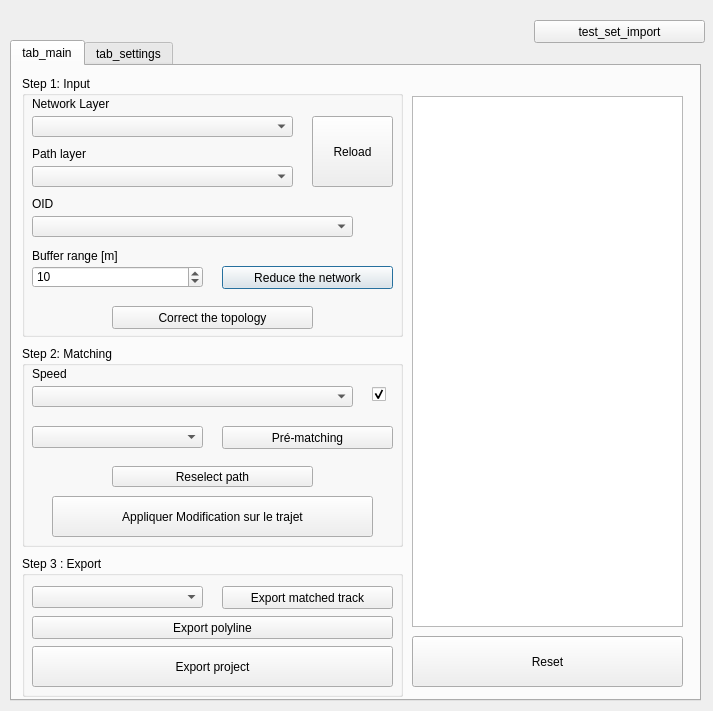
<?xml version="1.0" encoding="UTF-8"?>
<ui version="4.0">
 <class>firstDialogBase</class>
 <widget class="QDialog" name="firstDialogBase">
  <property name="geometry">
   <rect>
    <x>0</x>
    <y>0</y>
    <width>713</width>
    <height>711</height>
   </rect>
  </property>
  <property name="windowTitle">
   <string>first</string>
  </property>
  <widget class="QTabWidget" name="tabWidget">
   <property name="geometry">
    <rect>
     <x>10</x>
     <y>40</y>
     <width>691</width>
     <height>661</height>
    </rect>
   </property>
   <property name="currentIndex">
    <number>0</number>
   </property>
   <widget class="QWidget" name="tab_main">
    <attribute name="title">
     <string>tab_main</string>
    </attribute>
    <widget class="QTextBrowser" name="textBrowser_help">
     <property name="geometry">
      <rect>
       <x>400</x>
       <y>30</y>
       <width>271</width>
       <height>531</height>
      </rect>
     </property>
     <property name="sizePolicy">
      <sizepolicy hsizetype="Maximum" vsizetype="Expanding">
       <horstretch>0</horstretch>
       <verstretch>0</verstretch>
      </sizepolicy>
     </property>
     <property name="readOnly">
      <bool>true</bool>
     </property>
     <property name="openExternalLinks">
      <bool>true</bool>
     </property>
    </widget>
    <widget class="QGroupBox" name="group_input">
     <property name="geometry">
      <rect>
       <x>10</x>
       <y>10</y>
       <width>381</width>
       <height>261</height>
      </rect>
     </property>
     <property name="title">
      <string>Step 1: Input</string>
     </property>
     <widget class="QLabel" name="label_network">
      <property name="geometry">
       <rect>
        <x>10</x>
        <y>20</y>
        <width>251</width>
        <height>16</height>
       </rect>
      </property>
      <property name="text">
       <string>Network Layer</string>
      </property>
     </widget>
     <widget class="QPushButton" name="btn_reduce_network">
      <property name="enabled">
       <bool>true</bool>
      </property>
      <property name="geometry">
       <rect>
        <x>200</x>
        <y>190</y>
        <width>171</width>
        <height>23</height>
       </rect>
      </property>
      <property name="text">
       <string>Reduce the network</string>
      </property>
     </widget>
     <widget class="QLabel" name="label_buffer_range">
      <property name="geometry">
       <rect>
        <x>10</x>
        <y>170</y>
        <width>211</width>
        <height>20</height>
       </rect>
      </property>
      <property name="text">
       <string>Buffer range [m]</string>
      </property>
     </widget>
     <widget class="QSpinBox" name="spin_buffer_range">
      <property name="geometry">
       <rect>
        <x>10</x>
        <y>190</y>
        <width>171</width>
        <height>22</height>
       </rect>
      </property>
      <property name="maximum">
       <number>200000</number>
      </property>
      <property name="value">
       <number>10</number>
      </property>
     </widget>
     <widget class="QComboBox" name="combo_oid">
      <property name="geometry">
       <rect>
        <x>10</x>
        <y>140</y>
        <width>321</width>
        <height>21</height>
       </rect>
      </property>
      <property name="sizePolicy">
       <sizepolicy hsizetype="Expanding" vsizetype="Fixed">
        <horstretch>0</horstretch>
        <verstretch>0</verstretch>
       </sizepolicy>
      </property>
     </widget>
     <widget class="QPushButton" name="btn_reload_layers">
      <property name="geometry">
       <rect>
        <x>290</x>
        <y>40</y>
        <width>81</width>
        <height>71</height>
       </rect>
      </property>
      <property name="layoutDirection">
       <enum>Qt::LeftToRight</enum>
      </property>
      <property name="text">
       <string>Reload</string>
      </property>
      <property name="autoDefault">
       <bool>true</bool>
      </property>
      <property name="default">
       <bool>false</bool>
      </property>
      <property name="flat">
       <bool>false</bool>
      </property>
     </widget>
     <widget class="QComboBox" name="combo_path">
      <property name="geometry">
       <rect>
        <x>10</x>
        <y>90</y>
        <width>261</width>
        <height>21</height>
       </rect>
      </property>
      <property name="sizePolicy">
       <sizepolicy hsizetype="Expanding" vsizetype="Fixed">
        <horstretch>0</horstretch>
        <verstretch>0</verstretch>
       </sizepolicy>
      </property>
     </widget>
     <widget class="QComboBox" name="combo_network">
      <property name="geometry">
       <rect>
        <x>10</x>
        <y>40</y>
        <width>261</width>
        <height>21</height>
       </rect>
      </property>
      <property name="sizePolicy">
       <sizepolicy hsizetype="Expanding" vsizetype="Fixed">
        <horstretch>0</horstretch>
        <verstretch>0</verstretch>
       </sizepolicy>
      </property>
     </widget>
     <widget class="QLabel" name="label_path">
      <property name="geometry">
       <rect>
        <x>10</x>
        <y>70</y>
        <width>251</width>
        <height>16</height>
       </rect>
      </property>
      <property name="text">
       <string>Path layer</string>
      </property>
     </widget>
     <widget class="QLabel" name="label_oid">
      <property name="geometry">
       <rect>
        <x>10</x>
        <y>120</y>
        <width>331</width>
        <height>16</height>
       </rect>
      </property>
      <property name="text">
       <string>OID</string>
      </property>
     </widget>
     <widget class="QPushButton" name="btn_correct_topology">
      <property name="enabled">
       <bool>true</bool>
      </property>
      <property name="geometry">
       <rect>
        <x>90</x>
        <y>230</y>
        <width>201</width>
        <height>23</height>
       </rect>
      </property>
      <property name="text">
       <string>Correct the topology</string>
      </property>
     </widget>
    </widget>
    <widget class="QGroupBox" name="group_matching">
     <property name="geometry">
      <rect>
       <x>10</x>
       <y>280</y>
       <width>381</width>
       <height>201</height>
      </rect>
     </property>
     <property name="title">
      <string>Step 2: Matching</string>
     </property>
     <widget class="QPushButton" name="btn_apply_path_change">
      <property name="geometry">
       <rect>
        <x>30</x>
        <y>150</y>
        <width>321</width>
        <height>41</height>
       </rect>
      </property>
      <property name="text">
       <string>Appliquer Modification sur le trajet</string>
      </property>
     </widget>
     <widget class="QPushButton" name="btn_reselect_path">
      <property name="geometry">
       <rect>
        <x>90</x>
        <y>120</y>
        <width>201</width>
        <height>21</height>
       </rect>
      </property>
      <property name="text">
       <string>Reselect path</string>
      </property>
     </widget>
     <widget class="QComboBox" name="combo_algo_matching">
      <property name="enabled">
       <bool>true</bool>
      </property>
      <property name="geometry">
       <rect>
        <x>10</x>
        <y>80</y>
        <width>171</width>
        <height>22</height>
       </rect>
      </property>
     </widget>
     <widget class="QPushButton" name="btn_map_matching">
      <property name="geometry">
       <rect>
        <x>200</x>
        <y>80</y>
        <width>171</width>
        <height>23</height>
       </rect>
      </property>
      <property name="text">
       <string>Pré-matching</string>
      </property>
     </widget>
     <widget class="QCheckBox" name="check_speed">
      <property name="geometry">
       <rect>
        <x>350</x>
        <y>40</y>
        <width>70</width>
        <height>17</height>
       </rect>
      </property>
      <property name="text">
       <string/>
      </property>
      <property name="checked">
       <bool>true</bool>
      </property>
     </widget>
     <widget class="QComboBox" name="combo_speed">
      <property name="geometry">
       <rect>
        <x>10</x>
        <y>40</y>
        <width>321</width>
        <height>21</height>
       </rect>
      </property>
      <property name="sizePolicy">
       <sizepolicy hsizetype="Expanding" vsizetype="Fixed">
        <horstretch>0</horstretch>
        <verstretch>0</verstretch>
       </sizepolicy>
      </property>
     </widget>
     <widget class="QLabel" name="label_speed">
      <property name="geometry">
       <rect>
        <x>10</x>
        <y>20</y>
        <width>331</width>
        <height>16</height>
       </rect>
      </property>
      <property name="text">
       <string>Speed</string>
      </property>
     </widget>
    </widget>
    <widget class="QGroupBox" name="group_export">
     <property name="enabled">
      <bool>true</bool>
     </property>
     <property name="geometry">
      <rect>
       <x>10</x>
       <y>490</y>
       <width>381</width>
       <height>141</height>
      </rect>
     </property>
     <property name="title">
      <string>Step 3 : Export</string>
     </property>
     <widget class="QPushButton" name="btn_export_polyline">
      <property name="geometry">
       <rect>
        <x>10</x>
        <y>60</y>
        <width>361</width>
        <height>23</height>
       </rect>
      </property>
      <property name="text">
       <string>Export polyline</string>
      </property>
     </widget>
     <widget class="QPushButton" name="btn_export_matched_track">
      <property name="geometry">
       <rect>
        <x>200</x>
        <y>30</y>
        <width>171</width>
        <height>23</height>
       </rect>
      </property>
      <property name="text">
       <string>Export matched track</string>
      </property>
     </widget>
     <widget class="QPushButton" name="btn_export_project">
      <property name="geometry">
       <rect>
        <x>10</x>
        <y>90</y>
        <width>361</width>
        <height>41</height>
       </rect>
      </property>
      <property name="text">
       <string>Export project</string>
      </property>
     </widget>
     <widget class="QComboBox" name="combo_matched_track">
      <property name="geometry">
       <rect>
        <x>10</x>
        <y>30</y>
        <width>171</width>
        <height>22</height>
       </rect>
      </property>
     </widget>
    </widget>
    <widget class="QPushButton" name="btn_reset">
     <property name="geometry">
      <rect>
       <x>400</x>
       <y>570</y>
       <width>271</width>
       <height>51</height>
      </rect>
     </property>
     <property name="text">
      <string>Reset</string>
     </property>
    </widget>
   </widget>
   <widget class="QWidget" name="tab_settings">
    <attribute name="title">
     <string>tab_settings</string>
    </attribute>
    <widget class="QGroupBox" name="group_matching_settings">
     <property name="geometry">
      <rect>
       <x>10</x>
       <y>250</y>
       <width>371</width>
       <height>141</height>
      </rect>
     </property>
     <property name="title">
      <string>Matching tolerance</string>
     </property>
     <widget class="QDoubleSpinBox" name="spin_searching_radius">
      <property name="geometry">
       <rect>
        <x>10</x>
        <y>40</y>
        <width>341</width>
        <height>22</height>
       </rect>
      </property>
      <property name="maximum">
       <double>9999.989999999999782</double>
      </property>
      <property name="value">
       <double>45.000000000000000</double>
      </property>
     </widget>
     <widget class="QLabel" name="label_sigma">
      <property name="geometry">
       <rect>
        <x>10</x>
        <y>80</y>
        <width>281</width>
        <height>16</height>
       </rect>
      </property>
      <property name="text">
       <string>Sigma</string>
      </property>
     </widget>
     <widget class="QDoubleSpinBox" name="spin_sigma">
      <property name="geometry">
       <rect>
        <x>10</x>
        <y>100</y>
        <width>341</width>
        <height>22</height>
       </rect>
      </property>
      <property name="minimum">
       <double>0.010000000000000</double>
      </property>
      <property name="maximum">
       <double>9999.989999999999782</double>
      </property>
      <property name="value">
       <double>5.000000000000000</double>
      </property>
     </widget>
     <widget class="QLabel" name="label_searching_radius">
      <property name="geometry">
       <rect>
        <x>10</x>
        <y>20</y>
        <width>281</width>
        <height>16</height>
       </rect>
      </property>
      <property name="text">
       <string>searching radius</string>
      </property>
     </widget>
    </widget>
    <widget class="QLabel" name="label_speed_limit">
     <property name="geometry">
      <rect>
       <x>20</x>
       <y>10</y>
       <width>281</width>
       <height>16</height>
      </rect>
     </property>
     <property name="text">
      <string>Speed stop limit</string>
     </property>
    </widget>
    <widget class="QGroupBox" name="group_topology_settings">
     <property name="geometry">
      <rect>
       <x>10</x>
       <y>80</y>
       <width>371</width>
       <height>141</height>
      </rect>
     </property>
     <property name="title">
      <string>Topological tolerance</string>
     </property>
     <widget class="QDoubleSpinBox" name="spin_close_call">
      <property name="geometry">
       <rect>
        <x>10</x>
        <y>40</y>
        <width>341</width>
        <height>22</height>
       </rect>
      </property>
      <property name="value">
       <double>0.300000000000000</double>
      </property>
     </widget>
     <widget class="QLabel" name="label_intersection">
      <property name="geometry">
       <rect>
        <x>10</x>
        <y>80</y>
        <width>281</width>
        <height>16</height>
       </rect>
      </property>
      <property name="text">
       <string>Intersection and Dangle Nodes</string>
      </property>
     </widget>
     <widget class="QDoubleSpinBox" name="spin_intersection">
      <property name="geometry">
       <rect>
        <x>10</x>
        <y>100</y>
        <width>341</width>
        <height>22</height>
       </rect>
      </property>
      <property name="value">
       <double>0.010000000000000</double>
      </property>
     </widget>
     <widget class="QLabel" name="label_close_call">
      <property name="geometry">
       <rect>
        <x>10</x>
        <y>20</y>
        <width>281</width>
        <height>16</height>
       </rect>
      </property>
      <property name="text">
       <string>Close call</string>
      </property>
     </widget>
    </widget>
    <widget class="QDoubleSpinBox" name="spin_stop_speed">
     <property name="geometry">
      <rect>
       <x>20</x>
       <y>30</y>
       <width>341</width>
       <height>22</height>
      </rect>
     </property>
     <property name="maximum">
      <double>9999.000000000000000</double>
     </property>
     <property name="value">
      <double>0.100000000000000</double>
     </property>
    </widget>
    <widget class="QTextBrowser" name="textBrowser_settings">
     <property name="geometry">
      <rect>
       <x>400</x>
       <y>10</y>
       <width>271</width>
       <height>621</height>
      </rect>
     </property>
     <property name="sizePolicy">
      <sizepolicy hsizetype="Maximum" vsizetype="Expanding">
       <horstretch>0</horstretch>
       <verstretch>0</verstretch>
      </sizepolicy>
     </property>
     <property name="readOnly">
      <bool>true</bool>
     </property>
     <property name="openExternalLinks">
      <bool>true</bool>
     </property>
    </widget>
    <widget class="QGroupBox" name="group_export_settings">
     <property name="geometry">
      <rect>
       <x>10</x>
       <y>420</y>
       <width>371</width>
       <height>151</height>
      </rect>
     </property>
     <property name="title">
      <string>Export config</string>
     </property>
     <widget class="QComboBox" name="combo_format">
      <property name="geometry">
       <rect>
        <x>10</x>
        <y>40</y>
        <width>151</width>
        <height>22</height>
       </rect>
      </property>
     </widget>
     <widget class="QLabel" name="label_format">
      <property name="geometry">
       <rect>
        <x>10</x>
        <y>20</y>
        <width>271</width>
        <height>16</height>
       </rect>
      </property>
      <property name="text">
       <string>Format</string>
      </property>
     </widget>
     <widget class="QCheckBox" name="check_initial_path">
      <property name="geometry">
       <rect>
        <x>10</x>
        <y>80</y>
        <width>131</width>
        <height>17</height>
       </rect>
      </property>
      <property name="text">
       <string>initial path layer</string>
      </property>
      <property name="checked">
       <bool>true</bool>
      </property>
     </widget>
     <widget class="QCheckBox" name="check_polyline">
      <property name="geometry">
       <rect>
        <x>10</x>
        <y>110</y>
        <width>131</width>
        <height>17</height>
       </rect>
      </property>
      <property name="text">
       <string>Polyline</string>
      </property>
      <property name="checked">
       <bool>true</bool>
      </property>
     </widget>
     <widget class="QCheckBox" name="check_corrected_network">
      <property name="geometry">
       <rect>
        <x>200</x>
        <y>80</y>
        <width>151</width>
        <height>17</height>
       </rect>
      </property>
      <property name="text">
       <string>Corrected network layer</string>
      </property>
      <property name="checked">
       <bool>true</bool>
      </property>
     </widget>
     <widget class="QCheckBox" name="check_matched_path">
      <property name="geometry">
       <rect>
        <x>200</x>
        <y>110</y>
        <width>121</width>
        <height>17</height>
       </rect>
      </property>
      <property name="text">
       <string>Matched path layer</string>
      </property>
      <property name="checked">
       <bool>true</bool>
      </property>
     </widget>
    </widget>
   </widget>
  </widget>
  <widget class="QPushButton" name="btn_import_test_set">
   <property name="geometry">
    <rect>
     <x>534</x>
     <y>20</y>
     <width>171</width>
     <height>23</height>
    </rect>
   </property>
   <property name="text">
    <string>test_set_import</string>
   </property>
  </widget>
 </widget>
 <resources/>
 <connections/>
</ui>
